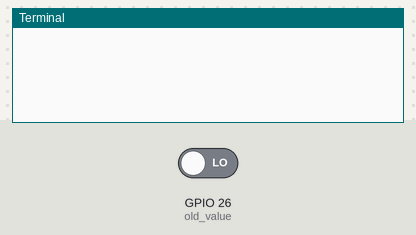
Bench run of a program on a simulated Raspberry Pi (BCM pin numbers). Shown: the last lines printed to the terminal. Inputs (shaded band) come from the test bench; at power-on: GPIO 26 (old_value) LOW.

Above: at 1.2 s.
1.3 s: GPIO 26 (old_value) driven HIGH
At 2.5 s:
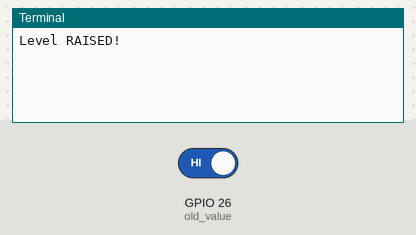
2.8 s: GPIO 26 (old_value) driven LOW
At 3.7 s:
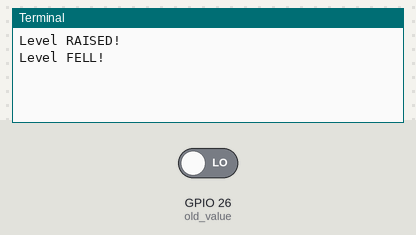

The program:

pin-old.py
```python
#! /usr/bin/env python3

import asyncio

import RPi.GPIO as gpio

sleep = asyncio.sleep


def setup_gpio():
    gpio.setmode(gpio.BCM)


class Pin:
    def __init__(self, bcm_code: int) -> None:
        self.bcm_code = bcm_code
        self.callback_rasing = lambda: None
        self.callback_falling = lambda: None
        self._should_run = False
        # config the pin as input
        gpio.setup(26, gpio.IN)

    def stop(self):
        self._should_run = False

    async def monitor(self):
        old_value = gpio.input(26)
        self._should_run = True
        while self._should_run:
            await asyncio.sleep(0.005)
            new_value = gpio.input(26)
            if old_value == 0 and new_value == 1:
                self.callback_rasing()
            if old_value == 1 and new_value == 0:
                self.callback_falling()
            old_value = new_value


def on_rasing():
    print("Level RAISED!")


def on_falling():
    print("Level FELL!")


async def main():
    setup_gpio()
    p = Pin(26)
    p.callback_rasing = on_rasing
    p.callback_falling = on_falling
    loop = asyncio.get_event_loop()
    loop.create_task(p.monitor())
    await asyncio.sleep(20)


if __name__ == "__main__":
    asyncio.run(main())
```

Measured:
- after the input at 1.3 s, the terminal: prints a new line at once (image 1)
- after the input at 2.8 s, the terminal: prints a new line at once (image 2)
